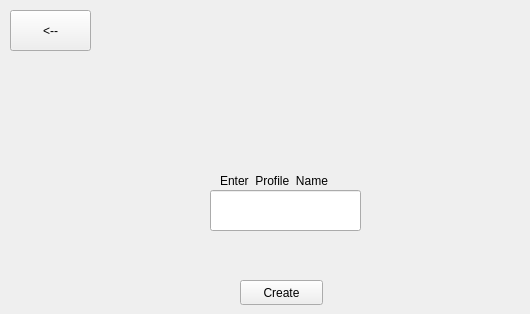
    <widget class="QWidget" name="profileNameCreatePage">
     <widget class="QLineEdit" name="profileNameLineEdit">
      <property name="geometry">
       <rect>
        <x>210</x>
        <y>190</y>
        <width>151</width>
        <height>41</height>
       </rect>
      </property>
     </widget>
     <widget class="QLabel" name="label_13">
      <property name="geometry">
       <rect>
        <x>220</x>
        <y>170</y>
        <width>130</width>
        <height>21</height>
       </rect>
      </property>
      <property name="text">
       <string>Enter  Profile  Name</string>
      </property>
     </widget>
     <widget class="QPushButton" name="createProfileBTN">
      <property name="geometry">
       <rect>
        <x>240</x>
        <y>280</y>
        <width>83</width>
        <height>25</height>
       </rect>
      </property>
      <property name="text">
       <string>Create</string>
      </property>
     </widget>
     <widget class="QLabel" name="nameErrorLabel">
      <property name="geometry">
       <rect>
        <x>70</x>
        <y>70</y>
        <width>451</width>
        <height>71</height>
       </rect>
      </property>
      <property name="font">
       <font>
        <family>DejaVu Sans</family>
        <pointsize>26</pointsize>
       </font>
      </property>
      <property name="styleSheet">
       <string notr="true">color: red;</string>
      </property>
      <property name="text">
       <string/>
      </property>
     </widget>
     <widget class="QPushButton" name="backToPersonalProfilesPageBTN">
      <property name="geometry">
       <rect>
        <x>10</x>
        <y>10</y>
        <width>81</width>
        <height>41</height>
       </rect>
      </property>
      <property name="text">
       <string>&lt;--</string>
      </property>
     </widget>
    </widget>
